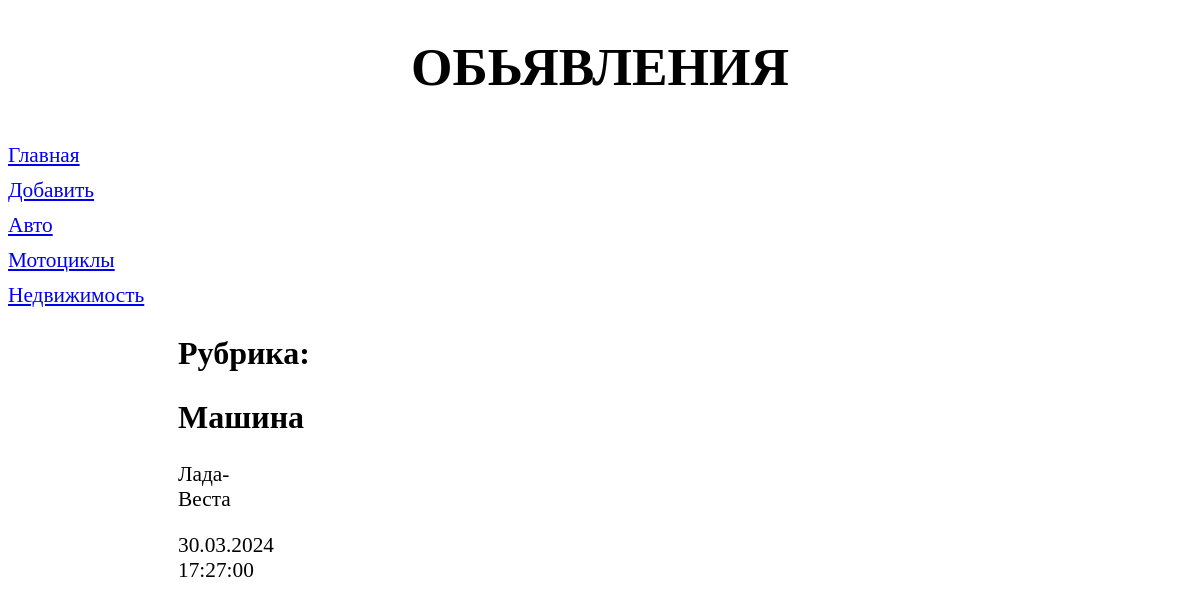
Screenshot of /bboard/1/ with the database file from the repository.
### bboard/models.py (models this page shows, shortened)
class Rubric(models.Model):
    name = models.CharField(max_length=20, db_index=True, verbose_name='Название')
    class Meta:
        verbose_name_plural = 'Рубрики'
        verbose_name = 'Рубрика'
        ordering = ['name']

class Bb(models.Model):
    title = models.CharField(max_length=50, verbose_name='Товар')
    content = models.TextField(null=True, blank=True, verbose_name='Описание')
    price = models.FloatField(null=True, blank=True, verbose_name='Цена')
    published = models.DateTimeField(auto_now_add=True, db_index=True, verbose_name='Опубликовано')
    rubric = models.ForeignKey('Rubric', null=True, on_delete=models.PROTECT, verbose_name='Рубрика')
    class Meta:
        verbose_name_plural = 'Обьявления'
        verbose_name = 'Обьявление'
        ordering = ['-published']

### bboard/views.py (the view)
# urls.py: path('<int:rubric_id>/', by_rubric, name='by_rubric'),
def by_rubric(request, rubric_id):
    bbs = Bb.objects.filter(rubric=rubric_id)
    rubrics = Rubric.objects.all()
    corrent_rubric = Rubric.objects.get(pk=rubric_id)
    context = {'bbs': bbs, 'rubrics': rubrics, 'corrent_rubric': corrent_rubric}
    return render(request, 'bboard/by_rubric.html', context)

### bboard/templates/bboard/by_rubric.html (shortened to what this page needs)
{% extends 'layout/basic.html' %}
{% block content %}
<h2>Рубрика: {{ current_rubric.name}}</h2>
{% for bb in bbs %}
<div>
    <h2>{{ bb.title }}</h2>
    <p>{{ bb.content }}</p>
    <p>{{ bb.published|date:"d.m.Y H:i:s"}}</p>
</div>
{% endfor %}
{% endblock %}

### bboard/templates/layout/basic.html (shortened to what this page needs)
{% load static %}
<!DOCTYPE html>
<html>
<head>
    <link rel="stylesheet" type="text/css"
    href="{% static 'bboard/style.css' %}">
</head>
<body>
    <header>
        <h1>обьявления</h1>
    </header>
    <nav>
        <a href="{% url 'index'%}">Главная</a>
        <a href="{% url 'add'%}">Добавить</a>
        {% for rubric in rubrics %}
        <a href="{% url 'by_rubric' rubric.pk %}">
            {{ rubric.name }}</a>
            {% endfor %}
    <section>
        {% block content %}
        {% endblock %}
    </section>
    </body>
</html>

### bboard/static/bboard/style.css (style rules this page uses)
header h1 { font-size: 40pt; text-transform: uppercase; text-align: center; }
nav { font-size: 16pt; width: 150px; float: left; }
nav a { display: block; margin: 10px 0px; }
section { margin-left: 170px; }

### rows the page displays
Rubric: name "Авто"
Rubric: name "Мотоциклы"
Rubric: name "Недвижимость"
Bb: title "Машина", content "Лада-Веста", published "30.03.2024 17:27:00"
